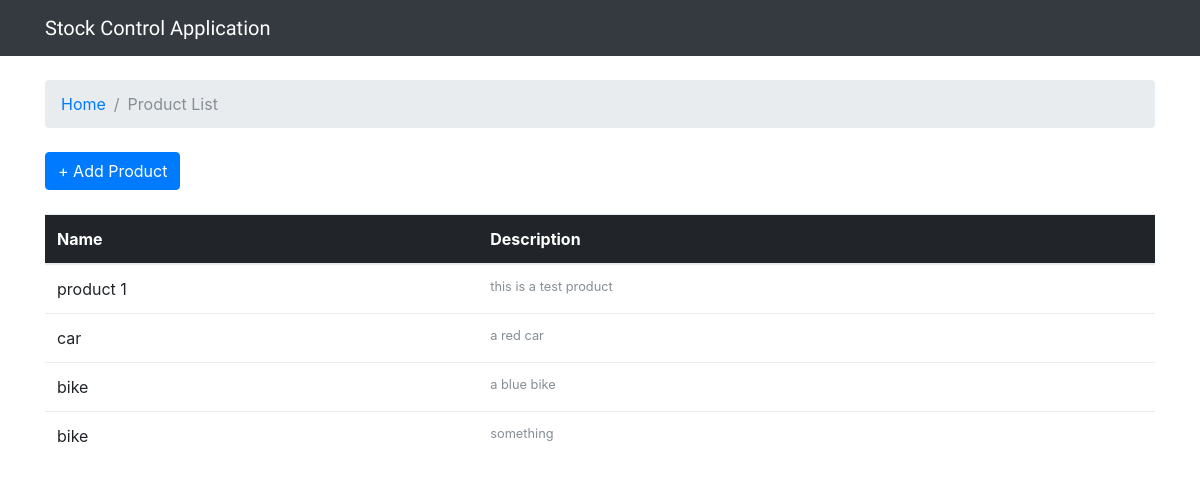
Page /list on the earlier database version.
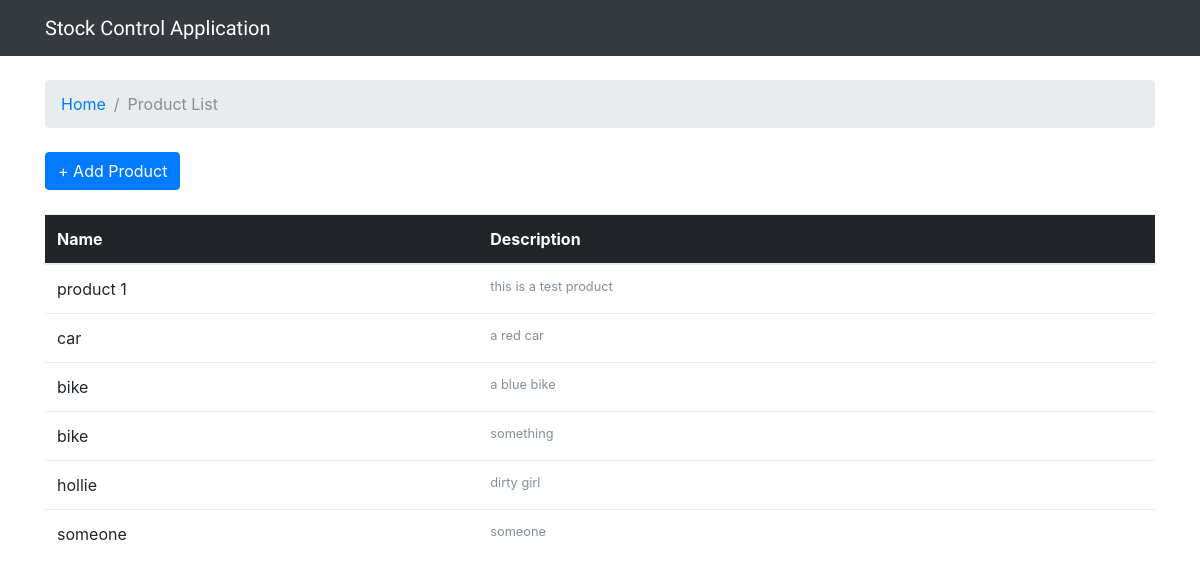
Same page on the later database version.
### stockcontrol/models.py (models this page shows, shortened)
class Product(models.Model):
    name = models.CharField(max_length=30)
    description = models.CharField(max_length=100)
    SKU = models.CharField(max_length=10, unique='true')

### stockcontrol/views.py (the view)
# urls.py: url(r'^list', views.product_list, name='product_list'),
def product_list(request):
    products = Product.objects.all()
    return render(request, 'product_list.html', {'products': products})

### templates/product_list.html
{% extends 'base.html' %}
{% block breadcrumb %}
  <li class="breadcrumb-item"><a href="{% url 'home' %}">Home</a></li>
  <li class="breadcrumb-item active">Product List</li>
{% endblock %}
{% block content %}
  <div class="mb-4">
    <a href="{% url 'new_product' %}" class="btn btn-primary">+ Add Product</a>
  </div>
  <table class="table">
    <thead class="thead-inverse">
      <tr>
        <th>Name</th>
        <th>Description</th>
      </tr>
    </thead>
    <tbody>
      {% for product in products %}
        <tr>
          <td>
            {{ product.name }}
          </td>
          <td>
              <small class="text-muted d-block">{{ product.description }}</small>
          </td>
        </tr>
      {% endfor %}
    </tbody>
  </table>
{% endblock %}

### templates/base.html (shortened to what this page needs)
{% load static %}<!DOCTYPE html>
<html>
  <head>
    <link rel="stylesheet" href="{% static 'css/bootstrap.min.css' %}">
    <link rel="stylesheet" href="{% static 'css/app.css' %}">
  </head>
  <body>
  {% block body %}
  <nav class="navbar navbar-expand-lg navbar-dark bg-dark">
    <div class="container">
          <a class="navbar-brand" href="{% url 'home' %}">Stock Control Application</a>
    </div>
  </nav>
  <div class="container">
    <ol class="breadcrumb my-4">
      {% block breadcrumb %}
      {% endblock %}
    </ol>
    {% block content %}
    {% endblock %}
  </div>
  {% endblock body %}
  </body>
</html>

### static/css/app.css (style rules this page uses)
.navbar-brand { font-family: 'Comfortaa', cursive; }

Differences in the rows shown:
added Product: name "hollie", description "dirty girl"
added Product: name "someone", description "someone"
